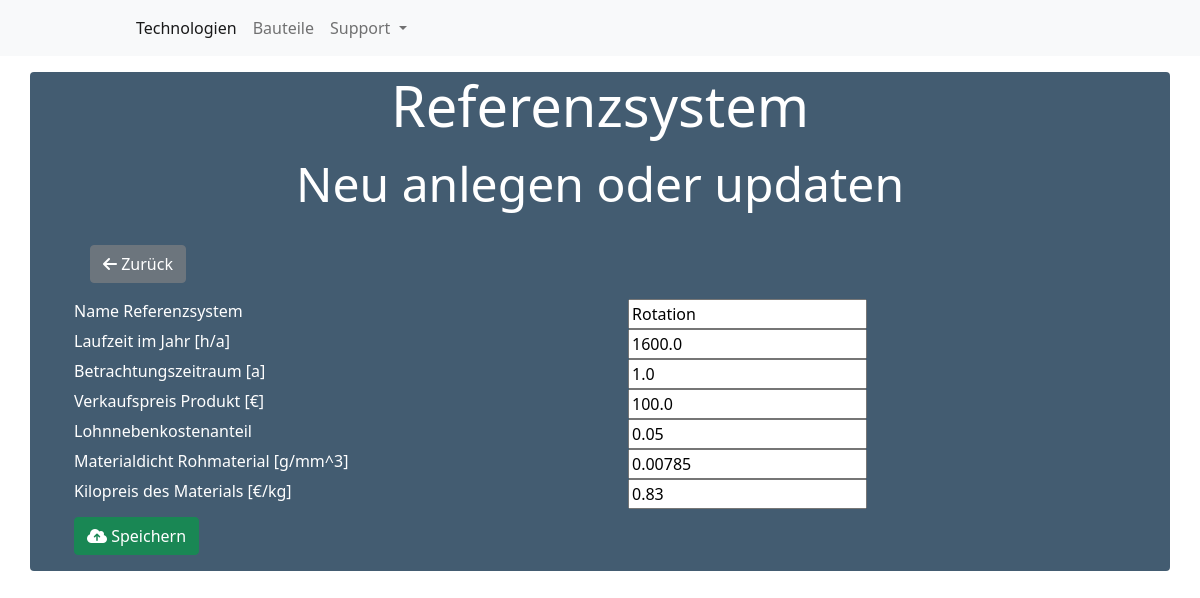
/reference/36/update/, run on the app's committed database.
### main/models.py (models this page shows, shortened)
class ReferenceSystem(models.Model):
    name = CharField(max_length=255)
    technologies = ManyToManyField(
        Tool, through='FctMembership')
    laufzeit_jahr = FloatField()
    betrachtungszeitraum = FloatField()
    produktpreis = FloatField()
    lohnnebenkostenanteil = FloatField()
    dichte = FloatField()
    kilopreis = FloatField()

### main/views.py (the view)
class ReferenceModelUpdate(UpdateView):
    model = ReferenceSystem
    fields = ['name', 'laufzeit_jahr', 'betrachtungszeitraum',
              'produktpreis', 'lohnnebenkostenanteil', 'dichte', 'kilopreis']
    template_name = 'main/reference/form.html'
    def get_context_data(self, **kwargs: Any) -> Dict[str, Any]:
        context = super().get_context_data(**kwargs)
        self.reference = ReferenceSystem.objects.get(pk=self.kwargs.get('pk'))
        context['reference'] = self.reference
        return context

### main/templates/main/reference/form.html (shortened to what this page needs)
{% extends "base.html" %}{% load static %}
{% block content %}
<div class="container mt-3">
  <div class="row">
    <div class="header mb-2">
      <p class='display-4 text-center'>
        Referenzsystem
      </p>
      <p class='display-5 text-center'>
        Neu anlegen oder updaten
      </p>
      <ul>
        <a class="w-20 btn btn-secondary m-3" href="{% url 'referencemodel-list' %}"><i class="fas fa-arrow-left"></i>
          Zurück</a>
        <form method="post">
          <div class="row">
            <div class="col-sm">
              Name Referenzsystem
            </div>
            <div class="col-sm">
              {{ form.name}}
            </div>
          </div>
          <div class="row">
            <div class="col-sm">
              Laufzeit im Jahr [h/a]
            </div>
            <div class="col-sm">
              {{ form.laufzeit_jahr}}
            </div>
          </div>
          <div class="row">
            <div class="col-sm">
              Betrachtungszeitraum [a]
            </div>
            <div class="col-sm">
              {{ form.betrachtungszeitraum}}
            </div>
          </div>
          <div class="row">
            <div class="col-sm">
              Verkaufspreis Produkt [€]
            </div>
            <div class="col-sm">
              {{ form.produktpreis}}
            </div>
          </div>
          <div class="row">
            <div class="col-sm">
              Lohnnebenkostenanteil
            </div>
            <div class="col-sm">
              {{ form.lohnnebenkostenanteil}}
            </div>
          </div>
          <div class="row">
            <div class="col-sm">
              Materialdicht Rohmaterial [g/mm^3]
            </div>
            <div class="col-sm">
              {{ form.dichte}}
            </div>
          </div>
          <div class="row">
            <div class="col-sm">
              Kilopreis des Materials [€/kg]
            </div>
            <div class="col-sm">
              {{ form.kilopreis}}
            </div>
          </div>
          <button class="w-20 btn btn-success mt-2" type="submit"><i class="fas fa-cloud-upload-alt"></i>
            Speichern</button>
        </form>
      </ul>
    </div>
  </div>
  {% endblock %}

### main/static/main/main.css (style rules this page uses)
.header { background-color: rgba(21, 52, 78, 0.8); border-radius: 4px; color: rgb(255, 255, 255); }

### main/templates/base.html (style rules this page uses)
body { background: url("/static/main/Bild0.png") no-repeat center center fixed; -webkit-background-size: cover; -moz-background-size: cover; -o-background-size: cover; background-size: cover; min-height: 100%; }

### data on the page
ReferenceSystem: name "Rotation", laufzeit_jahr "1600.0", betrachtungszeitraum "1.0", produktpreis "100.0", lohnnebenkostenanteil "0.05", dichte "0.00785", kilopreis "0.83"
